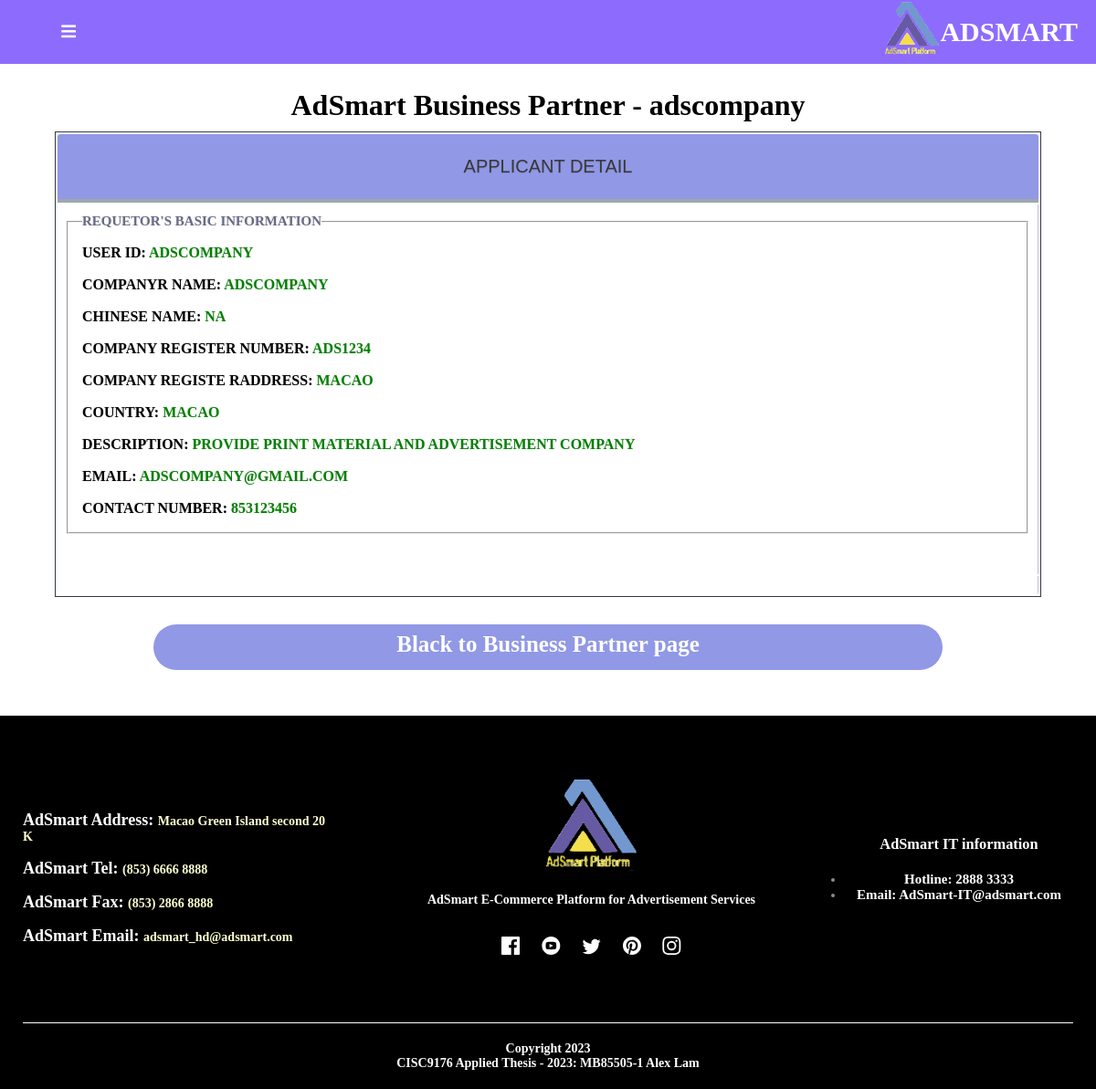
The app's page /admin/view-bp-detail.php?id=50, older data.
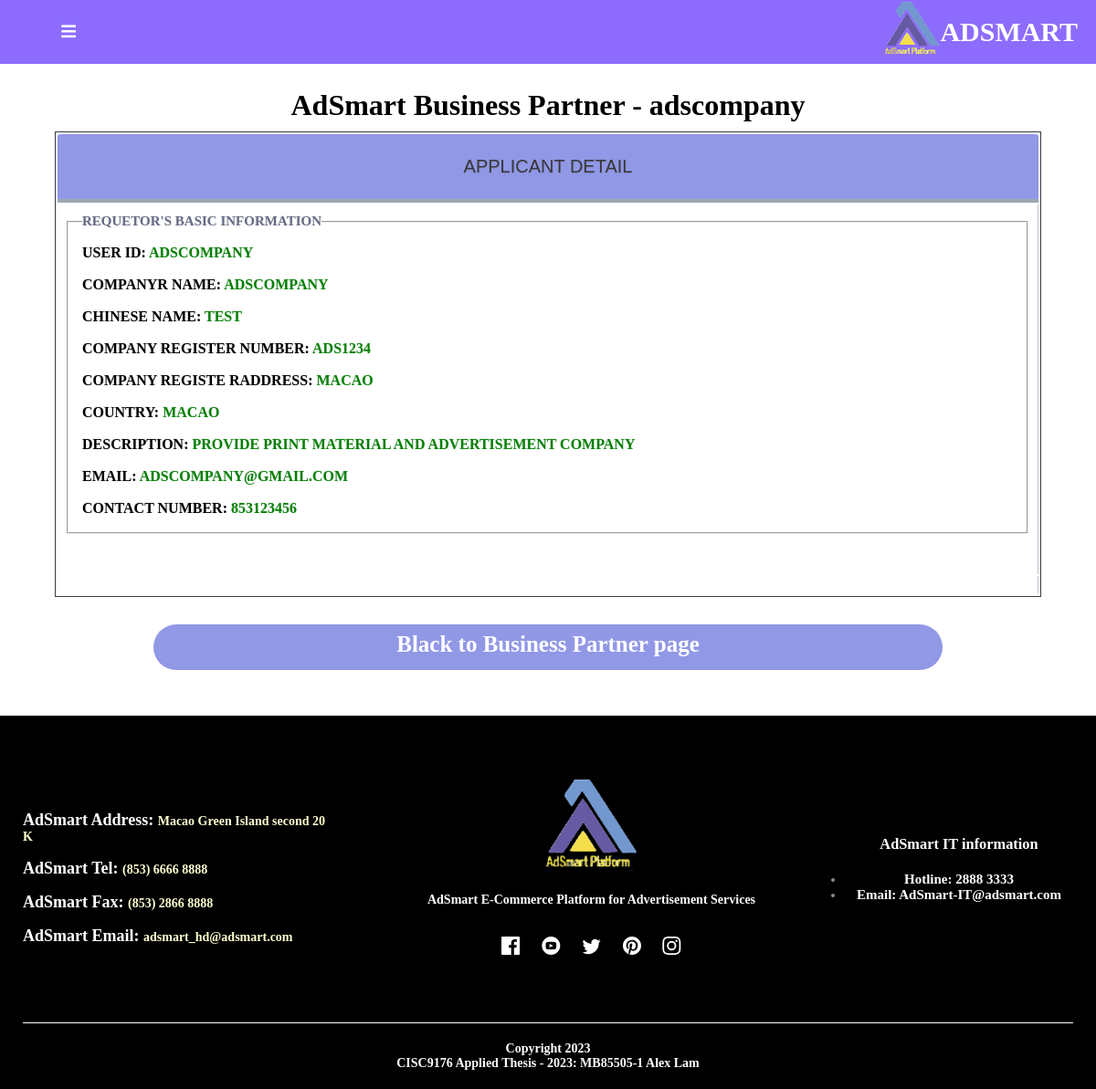
The same page, newer data.
### tables this page shows
CREATE TABLE `adsmart_business_partner` (
  `shop_code` int(11) NOT NULL,
  `user_id` varchar(100) NOT NULL,
  `company_name` varchar(255) NOT NULL,
  `company_chinese_name` varchar(255) NOT NULL,
  `company_reg_number` varchar(100) NOT NULL,
  `company_reg_address` varchar(255) NOT NULL,
  `country` varchar(100) NOT NULL,
  `contact_number` varchar(255) NOT NULL,
  `email` varchar(100) NOT NULL,
  `image_name` varchar(255) NOT NULL,
  `password` varchar(255) NOT NULL,
  `password_confirm` varchar(255) NOT NULL,
  `print_ads` tinyint(1) NOT NULL,
  `broadcast_ads` tinyint(1) NOT NULL,
  `outdoor_ads` tinyint(1) NOT NULL,
  `telemarketing_ads` tinyint(1) NOT NULL,
  `events_ads` tinyint(1) NOT NULL,
  `placement_ads` tinyint(1) NOT NULL,
  `display_ads` tinyint(1) NOT NULL,
  `search_ads` tinyint(1) NOT NULL,
  `social_ads` tinyint(1) NOT NULL,
  `video_ads` tinyint(1) NOT NULL,
  `native_ads` tinyint(1) NOT NULL,
  `influencer_ads` tinyint(1) NOT NULL,
  `poster` tinyint(1) NOT NULL,
  `sticker` tinyint(1) NOT NULL,
  `print_material` tinyint(1) NOT NULL,
  `clothes_product` tinyint(1) NOT NULL,
  `tnc` tinyint(1) NOT NULL,
  `description` varchar(255) NOT NULL,
  `apply_status` varchar(100) NOT NULL
);

### admin/view-bp-detail.php (the view, shortened to what this page needs)
<?php  include('partials/menu.php')?>
	   <div class='small-container cart-page'>
	   	<div class='reg'>
    			   		<br>
    			<?php
		$id =$_GET['id'];
		$sql2 = "SELECT * from adsmart_business_partner where shop_code = '$id'";
		$res2 = mysqli_query($conn, $sql2);
		$row2 = mysqli_fetch_array($res2);
		Echo "<h1> AdSmart Business Partner - <b>".$row2['user_id']."</h1>";
    	?>
    		<div class="reg-container">
					            <table >
											<tbody>
												<tr>
												     <tH colspan="2" style="text-align:center; background:#9198e5">Applicant Detail</th>
												</tr>
												<tr>
												    <td colspan="2" >
												    <fieldset style="padding-left:15px;"><legend>Requetor's basic information</legend>
												    <div id="customer_name">
												    	<br>
													    <?php
													    echo "<p style='color:Green; font-size: 16px; '><b style='color:Black;'> User Id: </b>".$row2['user_id']."</p>";
													    	?>
													    </div>
												     <div id="customer_name">
												    	<br>
													    <?php
													    echo "<p style='color:Green; font-size: 16px; '><b style='color:Black;'> Companyr Name: </b>".$row2['company_name']."</p>";
													    	?>
													    	<br>
													    </div>
													    <div id="Contact_number">
													    	 <?php
													    	 if($row2['company_chinese_name'] !=''){
													    	 echo "<p style='color:Green; font-size: 16px; '><b style='color:Black;'>Chinese Name: </b>".$row2['company_chinese_name']."</p>";
													    	 }else{
													    	     echo "<p style='color:Green; font-size: 16px; '><b style='color:Black;'>Chinese Name: </b> NA</p>";
													    	 }
													    	?>
													    <br>
													    </div>
													    <div id="country">
													    	<?php
													    	echo "<p style='color:Green; font-size: 16px;'> <b style='color:Black;'> Company Register Number: </b>".$row2['company_reg_number']."</p>";
													    	?>
													    <br>
													    </div>
													    <div id="Contact_number">
													    	<?php
													    	echo "<p style='color:Green; font-size: 16px;'> <b style='color:Black;'> Company Registe rAddress: </b>".$row2['company_reg_address']."</p>";
													    	?>
													    <br>
													    </div>
													    <div id="country">
													    	<?php
													    	echo "<p style='color:Green; font-size: 16px;'> <b style='color:Black;'> Country: </b>".$row2['country']."</p>";
													    	?>
													    <br>
													    </div>
													     <div id="Contact_number">
													    	<?php
													    	echo "<p style='color:Green; font-size: 16px;'> <b style='color:Black;'> Description: </b>".$row2['description']."</p>";
													    	?>
													    <br>
													    </div>
													    <div id="country">
													    	<?php
													    	echo "<p style='color:Green; font-size: 16px;'> <b style='color:Black;'> Email: </b>".$row2['email']."</p>";
													    	?>
													    <br>
													    </div>
													    <div id="country">
													    	<?php
													    	echo "<p style='color:Green; font-size: 16px;'> <b style='color:Black;'> Contact Number: </b>".$row2['contact_number']."</p>";
													    	?>
													    <br>
													    </div>
													   </fieldset>
													    <br>
												    	<br>
												<tr>
												    <td colspan="2">
												    </td>
												</tr>
											</tbody>
									</table>
						</div>
    			<a href="manage-bp.php" class="btn" style="background:#9198e5; width:80%; height:50px;font-size:25px;">Black to Business Partner page</a>
			</div>
		</div>
	   <?php include('partials/footer.php')?>

### admin/partials/menu.php (shortened to what this page needs)
<!DOCTYPE html>
<html>
<head>
<link href="css/style-admin.css" rel="stylesheet" />
<link rel="stylesheet" href="https://cdnjs.cloudflare.com/ajax/libs/font-awesome/5.15.3/css/all.min.css"/>
</head>
<body>
<div class="navbar">
    <nav>
      <label for="show-menu" class="menu-icon"><i class="fas fa-bars"></i></label>
      <div class="content">
      <div class="logo"><a href="#"><img src="images/AdSmart_logo.png" style="width:60px; height:60px;"></a></div>
      <div class="logo"><a href="#">ADSMART</a></div>
      </div>
     </nav>
  </div>

### admin/partials/footer.php (shortened to what this page needs)
<div class="footer">
		<div class="container">
			<div class="row">
					<div class="footer-col-1">
							<p> <b>AdSmart Address: </b>Macao Green Island second 20 K</p>
							<br>
							<p> <b>AdSmart Tel: </b>(853) 6666 8888</p>
							<br>
							<p> <b>AdSmart Fax: </b>(853) 2866 8888</p>
							<br>
							<p> <b>AdSmart Email: </b>adsmart_hd@adsmart.com</p>
					</div>
					<div class="footer-col-2">
							<img src="images/AdSmart_logo.png" style="width:100px; height:100px;">
							<p style="color:#fff;">AdSmart E-Commerce Platform for Advertisement Services</p>
							<br>
							<br>
							<div class="footer_social">
						          <a href="#">
						          </a>
						          <a href="#">
						          </a>
						          <a href="#">
						          </a>
						          <a href="#">
						          </a>
						          <a href="#">
						          </a>
							</div>
					</div>
					<div class="footer-col-3">
							<h3>AdSmart IT information</h3>
							<ul>
								<li><b style="color:#fff;font-size:15px;">Hotline: 2888 3333</b></li>
								<li><b style="color:#fff;font-size:15px;">Email: AdSmart-IT@adsmart.com</b></li>
							</ul>
					</div>
				</div>
			<hr>
			<p class="copyright"> Copyright 2023 <br>CISC9176 Applied Thesis - 2023: MB85505-1 Alex Lam</p>
		</div>
	</div>
</body>
</html>

### admin/css/style-admin.css (style rules this page uses)
* { margin: 0; padding: 0; box-sizing: border-box; text-decoration: none; font-family: 'Roboto Slab', serif; }
.navbar { background: #8d6cfd; position: fixed; width: 100%; }
.navbar nav { position: relative; display: flex; max-width: calc(100% - 200px); margin: 0 auto; height: 70px; align-items: center; justify-content: space-between; text-align:center; }
nav .content { display: flex; align-items: center; }
.content .logo a { color: #fff; font-size: 30px; font-weight: 600; }
.navbar .search-icon, .navbar .menu-icon { color: #fff; font-size: 18px; cursor: pointer; line-height: 70px; width: 70px; text-align: center; }
.navbar .menu-icon { display: none; }
@media screen and (max-width: 1400px) { .navbar nav { max-width: 100%; padding: 0 20px; } }
@media screen and (max-width: 1200px) { .navbar .menu-icon { display: block; } }
a { text-decoration: none; color: #555; }
p { color: #555; }
.container { max-width: 1300px; margin: auto; padding-left: 25px; padding-right: 25px; }
.small-container h1 { margin-top:23px; margin-bottom: 10px; }
.row { display: flex; align-items: center; flex-wrap: wrap; justify-content: space-around; padding-top:10px; padding-bottom:10px; }
.btn { display: inline-block; background: #ff523b; color: #fff; padding: 8px 30px; border-radius: 30px; transition: background 0.5s; cursor: pointer; margin-top:80px; margin: 30px 0; }
.small-container { padding-top:3%; max-width: 1080px; margin: auto; }
.footer { background:#000; color: #8a8a8a; font-size: 14px; padding: 60px 0 20px; }
.footer p { color: #fff; }
.footer h3 { color: #fff; margin-bottom: 20px; }
.footer-col-1, .footer-col-2, .footer-col-3,.footer-col-4 { min-width: 250px; margin-bottom: 20px; }
.footer-col-1 { flex-basis:30%; }
.footer-col-1 p { color: #ffffd0; font-size:14px; }
.footer-col-1 b { color: #fff; font-size:18px; }
.footer-col-2 { flex: 1; text-align: center; }
.footer-col-2 img { width: 180px; margin-bottom: 20px; }
.footer-col-3, .footer-col-4 { flex-basis: 12%; text-align: center; }
.footer hr { border: none; background: #fff; height: 1px; margin: 20px 0; }
.copyright { text-align: center; }
.menu-icon { width: 28px; margin-left: 20px; display: none; }
.footer-col-2 .footer_social svg { padding-left: 10px; }
.cart-page { margin:auto; }
table { width: 100%; border-right: 1px solid #343a45; border-left: 1px solid #343a45; border-top: 1px solid #343a45; border-bottom: 1px solid #343a45; }
th { color: #383838; background: #ffff90; border-bottom:4px solid #9ea7af; border-right: 1px solid #343a45; font-size:20px; font-weight: 400; padding:24px; text-align:left; text-shadow: 0 1px 1px rgba(0, 0, 0, 0.1); vertical-align:middle; font-family: Arial, Helvetica, sans-serif; text-transform: uppercase; }
th:first-child { border-top-left-radius:3px; }
th:last-child { border-top-right-radius:3px; border-right:none; text-align:left; }
tr { border-top: 1px solid #C1C3D1; border-bottom: 1px solid #C1C3D1; color:#666B85; font-size:10px; font-weight:normal; text-shadow: 0 1px 1px rgba(256, 256, 256, 0.1); }
tr:first-child { border-top:none; }
tr:last-child { border-bottom:none; }
tr:last-child td:first-child { border-bottom-left-radius:3px; }
tr:last-child td:last-child { border-bottom-right-radius:3px; }
td { background:#FFFFFF; padding:10px; text-align:left; vertical-align:middle; font-weight:bold; font-size:15px; text-shadow: -1px -1px 1px rgba(0, 0, 0, 0.1); border-right: 1px solid #C1C3D1; text-transform: uppercase; }
td:last-child { border-right: 0px; }
td:last-child { text-align: right; }
.reg { text-align:center; max-width: 1080px; margin: 20px auto; }
.reg-container td { background:#FFFFFF; padding:10px; text-align:left; vertical-align:middle; font-weight:bold; font-size:15px; text-shadow: -1px -1px 1px rgba(0, 0, 0, 0.1); border-right: 1px solid #C1C3D1; text-transform: uppercase; }

Row changes from the older to the newer data that the page shows:
changed adsmart_business_partner "adscompany": company_chinese_name "NA" → "TEST"
